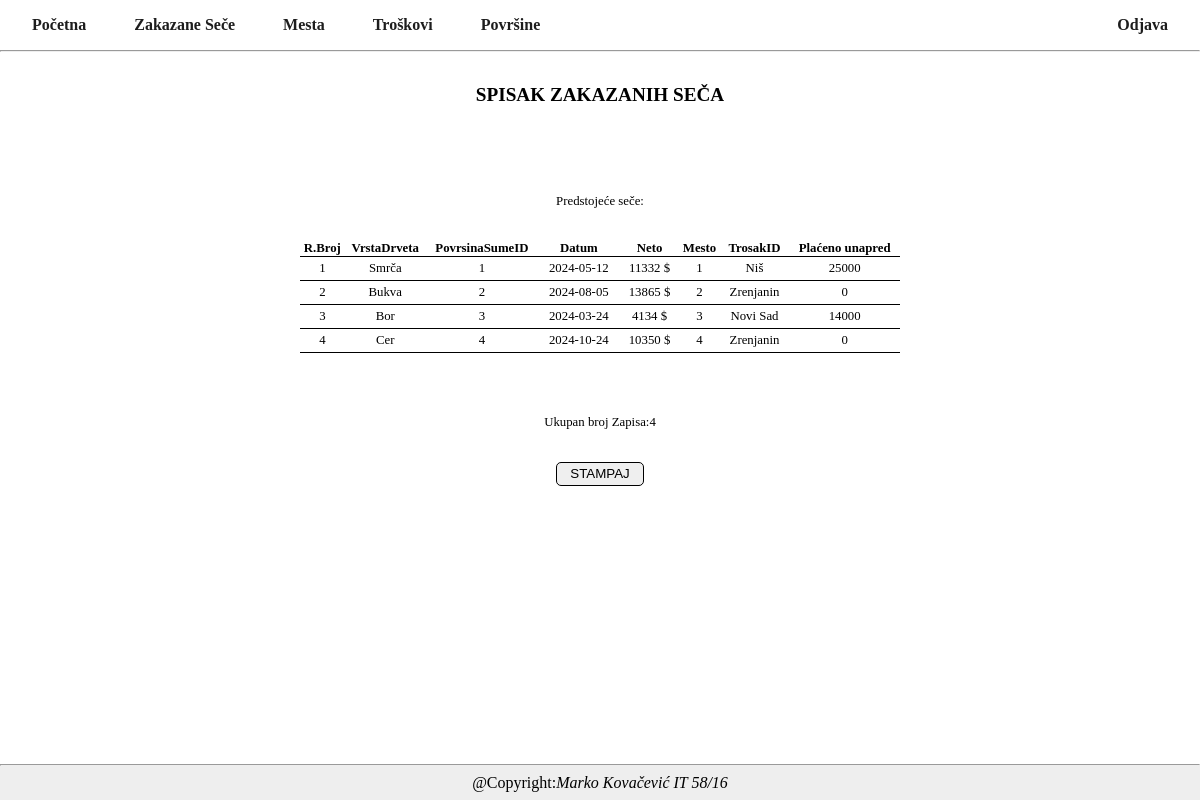
Screenshot of /FrontEnd/src/Stranice/Stampa/stampa.php (signed in) with the database file from the repository.
### tables this page shows
create table `ZAKAZANASECA`
(
    SecaID          int not null AUTO_INCREMENT PRIMARY KEY,
    VrstaDrveta         varchar(30) not null,
    PovrsinaSumeID      int not null, 
    Datum               date not null,    
    Neto                int not null, 
    TrosakPriRaduID     int not null,
    Mesto               varchar(30) not null,  
    PlacenoUnapred      int null
);

### BackEnd/Klase/BaznaKonekcija.php (called while the page is built, shortened)
<?php
class Konekcija{
public $KompletanNazivBazePodataka;
public $VerzijaMySQLNaredbi;
private $korisnik;
private $sifra;
private $host;
private function UcitajVerzijuMYSQLNaredbi(){
    $VerzijaPHP = phpversion();
    if($VerzijaPHP<'7.0.0'){
        $this->VerzijaMySQLNaredbi="mysql";
    }else {
        $this->VerzijaMySQLNaredbi="mysqli";
    }
}
private function UcitajParamKonekcije($PutanjaNazivFajlaXMLParametriKonekcije){
    $xml=simplexml_load_file($PutanjaNazivFajlaXMLParametriKonekcije) or die("Greska: ne postoji fajl BazniParamKonekcije.xml");
    $this->host=$xml->host;
    $this->korisnik=$xml->korisnik;
    $this->sifra=$xml->sifra;
    $this->prefiks_baze_podataka = $xml->prefiks_baze_podataka;
    $this->naziv_baze_podataka = $xml->naziv_baze_podataka;
    $this->KompletanNazivBazePodataka = $this->prefiks_baze_podataka.$this->naziv_baze_podataka;
}
public function connect(){
    if($this->VerzijaMySQLNaredbi=="mysqli"){
        $this->konekcijaDB = mysqli_connect($this->host, $this->korisnik, $this->sifra, $this->KompletanNazivBazePodataka);
    }else{
        $this->konekcijaMYSQL = mysql_connect($this->host, $this->korisnik, $this->sifra);
        $this->konekcijaDB = mysql_select_db($this->KompletanNazivBazePodataka, $this->konekcijaMYSQL);
    }
 }
}
?>

### BackEnd/Klase/BaznaTabela.php (called while the page is built, shortened)
<?php
 class Tabela{
 public $OtvorenaKonekcija;
 public $TipMYSQL;
 public $ListaZapisa;
 public function __construct($NovaOtvorenaKonekcija, $NoviNazivTabele) {
        $this->OtvorenaKonekcija = $NovaOtvorenaKonekcija;
        $this->TipMYSQL = $NovaOtvorenaKonekcija->VerzijaMySQLNaredbi;
 }
    public function UcitajSvePoUpitu($Upit)
    {
        if($this->TipMYSQL=="mysqli"){
            $this->Kolekcija = mysqli_query($this->OtvorenaKonekcija->konekcijaDB, $Upit);
            $this->BrojZapisa = mysqli_num_rows($this->Kolekcija);
        }
        else{
            $this->Kolekcija = mysql_query($Upit);
            $this->BrojZapisa = mysql_num_rows($this->Kolekcija);
        }
    }
    public function PrebaciKolekcijuUListu($Kolekcija)
    {
        $ListaZapisa = array();
        if($this->TipMYSQL=="mysqli")
        {
            while($RedZapisa = mysqli_fetch_array($Kolekcija, MYSQLI_NUM))
            {
                $this->ListaZapisa[] = $RedZapisa;
            }
        }
        else{
            while($RedZapisa = mysql_fetch_array($Kolekcija, MYSQLI_NUM))
            {
                $this->ListaZapisa[] = $RedZapisa;
            }
        }
      return $ListaZapisa;
    }
    public function DajVrednostPoRednomBrojuZapisaPoRBPolja($Kolekcija, $RBZapisa, $RBPolja)
    {
        if($this->TipMYSQL=="mysqli")
        {
            $RedZapisa = $this->ListaZapisa[$RBZapisa];
            $Vrednost = $RedZapisa [$RBPolja];
        }
        else{
            $Vrednost = mysql_result($Kolekcija, $RBZapisa, $RBPolja);
        }
      return $Vrednost;
    }
 }
?>

### BackEnd/Klase/DBZakazaneSece.php (called while the page is built, shortened)
<?php
class DBZakazaneSece extends Tabela
{
    public function DajSvePodatkeOZakazanimSecama($filterParametar){
        if(isset($filterParametar)){
            $upit="select * from `".$this->NazivBazePodataka."`.`ZAKAZANASECA` where `VrstaDrveta`='".$filterParametar."'";
        }else{
            $upit="select * from `".$this->NazivBazePodataka."`.`ZAKAZANASECA`";
        }
        $this->UcitajSvePoUpitu($upit);
    }
}
?>

### FrontEnd/src/Stranice/Stampa/stampa.php (the view, shortened to what this page needs)
<?php
    require $_SERVER['DOCUMENT_ROOT'] . "/SECA-SUMA/BackEnd/Klase/BaznaKonekcija.php";
    require $_SERVER['DOCUMENT_ROOT'] . "/SECA-SUMA/BackEnd/Klase/BaznaTabela.php";
    $KonekcijaObject = new Konekcija($_SERVER['DOCUMENT_ROOT'] . '/SECA-SUMA/BackEnd/Klase/BazniParamKonekcije.xml');
    $KonekcijaObject->connect();
    if($KonekcijaObject->konekcijaDB){
        require $_SERVER['DOCUMENT_ROOT'] . "/SECA-SUMA/BackEnd/Klase/DBZakazaneSece.php";
        $ZakazaneSeceObject = new DBZakazaneSece($KonekcijaObject,"zakazanaseca");
        if(isset($_POST['filtriraj'])){
            $filter=$_POST['filter'];
            $ZakazaneSeceObject->DajSvePodatkeOZakazanimSecama($filter);
        }else{
            $filter=null;
            $ZakazaneSeceObject->DajSvePodatkeOZakazanimSecama($filter);
        }
    }else{
        echo"Neuspesna konekcija";
    }
?>
<!DOCTYPE html>
<html lang="sr">
<head>
    <link href="/SECA-SUMA/style.css" type="text/css" rel="stylesheet">
    <link href="stampa.css" type="text/css" rel="stylesheet">
</head>
<body class="body-stampa">
<?php require $_SERVER['DOCUMENT_ROOT'] . "/SECA-SUMA/FrontEnd/src/Delovi/Header/headerAdmin.php"?>
  <section class="index">
    <div class="stampa__h1">
        <h1>SPISAK ZAKAZANIH SEČA</h1>
    </div>
    <div class="stampa__p">
        <p>Predstojeće seče:</p>
    </div>
        <?php
            if ($ZakazaneSeceObject->BrojZapisa==0)
            {
                echo "nema zapisa!";
            }
        else
            {
               echo' <table>';
               echo' <thead>';
               echo'     <tr>';
               echo'         <th>R.Broj</th>';
               echo'         <th>VrstaDrveta</th>';
               echo'         <th>PovrsinaSumeID</th>';
               echo'         <th>Datum</th>';
               echo'         <th>Neto</th>';
               echo'         <th>Mesto</th>';
               echo'         <th>TrosakID</th>';
               echo'         <th>Plaćeno unapred</th>';
               echo'     </tr>';
               echo' </thead>';
               echo'<tbody>';
               for($RBZapisa = 0; $RBZapisa < $ZakazaneSeceObject->BrojZapisa; $RBZapisa++){
                $Rbroj = $RBZapisa + 1;
                $VrstaDrveta=$ZakazaneSeceObject->DajVrednostPoRednomBrojuZapisaPoRBPolja($ZakazaneSeceObject->Kolekcija, $RBZapisa,1);
                $PovrsinaSume=$ZakazaneSeceObject->DajVrednostPoRednomBrojuZapisaPoRBPolja($ZakazaneSeceObject->Kolekcija, $RBZapisa,2);
                $Datum=$ZakazaneSeceObject->DajVrednostPoRednomBrojuZapisaPoRBPolja($ZakazaneSeceObject->Kolekcija, $RBZapisa,3);
                $Neto=$ZakazaneSeceObject->DajVrednostPoRednomBrojuZapisaPoRBPolja($ZakazaneSeceObject->Kolekcija, $RBZapisa,4);
                $Trosak=$ZakazaneSeceObject->DajVrednostPoRednomBrojuZapisaPoRBPolja($ZakazaneSeceObject->Kolekcija, $RBZapisa,6);
                $Mesto=$ZakazaneSeceObject->DajVrednostPoRednomBrojuZapisaPoRBPolja($ZakazaneSeceObject->Kolekcija, $RBZapisa,5);
                $PlacenoUnapred=$ZakazaneSeceObject->DajVrednostPoRednomBrojuZapisaPoRBPolja($ZakazaneSeceObject->Kolekcija, $RBZapisa,7);
                    echo'<tr>';
                    echo'<td>' .$Rbroj.'</td>';
                    echo'<td>' .$VrstaDrveta. '</td>';
                    echo'<td>' .$PovrsinaSume. '</td>';
                    echo'<td>' .$Datum. '</td>';
                    echo'<td>' .$Neto. ' $</td>';
                    echo'<td>' .$Mesto. '</td>';
                    echo'<td>' .$Trosak. '</td>';
                    echo'<td>' .$PlacenoUnapred. '</td>';
                    echo'</tr>';
               }
               echo'</tbody>';
               echo'</table>';
               echo'<br>';
               echo'<br>';
               echo'Ukupan broj Zapisa:'.$ZakazaneSeceObject->BrojZapisa;
            }
        ?>
        <input class="button stampaj" type="submit" name="stampaj" value="STAMPAJ">
</section>
    <footer><?php require $_SERVER['DOCUMENT_ROOT'] . "/SECA-SUMA/FrontEnd/src/Delovi/Footer/footer.php"?></footer>
</body>
</html>

### style.css (style rules this page uses)
* { padding:0; margin:0; box-sizing:border-box; }
:root { --base-txt-clr:#1d1d1d; --base-txt-white-variety:#ffffff; --body-shadow:#757575; --html-bckground:rgb(41, 40, 40); --body:rgb(255, 255, 255); --border-nav:rgb(7, 7, 7); --table:rgb(77, 77, 77); --tableHeader:rgb(2, 129, 34); --tableRow1:rgb(166, 241, 185); --tableRow2:rgb(125, 196, 142); --selected:rgb(2, 129, 34); --form:rgb(255, 255, 255); --covered:rgba(41, 40, 40, 0.5); --footer:rgb(238, 238, 238); --aside-bg:rgb(230, 230, 230); --welcome-bg:rgba(4, 88, 4, 0.6); --search-wrap-bg:rgb(162, 231, 162); --button-clr-primary:rgb(13, 95, 33); --button-primary-border:rgb(0, 0, 0); --table-txt-Font:0.8rem; --table-header-Font:0.9rem; --label-txt-font:0.9rem; --aside-font:0.8rem; --welcome-font:2.5rem; }
.body-stampa { width:100%; min-height:100vh; position:relative; }
.index { font-size:var(--aside-font); display:flex; position:relative; width:100%; z-index:10; }
.button { border-radius:5px; border:1px solid var(--button-primary-border); padding-block:0.25em; padding-inline:1em; }

### FrontEnd/src/Stranice/Stampa/stampa.css (style rules this page uses)
table { text-align:center; }
table, tr { border-bottom: 1px solid var(--button-primary-border); }
td { padding:0.25rem; }
table { border-collapse: collapse; width: 50%; }
section { display:flex; flex-direction:column; align-items:center; gap:2rem; height:100%; width:80%; margin:0 auto; }
.stampa__p { margin-top:3.5rem; }
.stampa__h1 { margin-top:2rem; }
.stampaj { margin-bottom:5rem; }

### rows the page displays
zakazanaseca: Rbroj "1", VrstaDrveta "Smrča", PovrsinaSumeID "1", Datum "2024-05-12", Neto "11332", TrosakPriRaduID "1", Mesto "Niš", PlacenoUnapred "25000"
zakazanaseca: Rbroj "2", VrstaDrveta "Bukva", PovrsinaSumeID "2", Datum "2024-08-05", Neto "13865", TrosakPriRaduID "2", Mesto "Zrenjanin", PlacenoUnapred "0"
zakazanaseca: Rbroj "3", VrstaDrveta "Bor", PovrsinaSumeID "3", Datum "2024-03-24", Neto "4134", TrosakPriRaduID "3", Mesto "Novi Sad", PlacenoUnapred "14000"
zakazanaseca: Rbroj "4", VrstaDrveta "Cer", PovrsinaSumeID "4", Datum "2024-10-24", Neto "10350", TrosakPriRaduID "4", Mesto "Zrenjanin", PlacenoUnapred "0"

### other values shown
$ZakazaneSeceObject->BrojZapisa "4"
